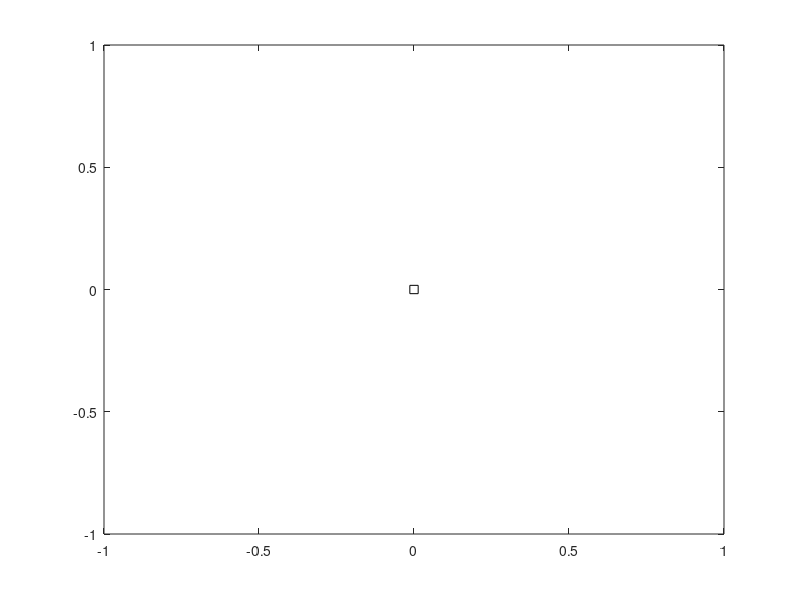

The MATLAB script that drew this image: (Note: this script raises an error after producing the figure.)
%Written by Lance M. Schaefer
%Written in March 2018

%This code simulates the motion of a double pendulum. It does this by
%numerically solving the equations of motion of a double pendulum. 
%You can solve these eqautions yourself either with the transport theorem
%or by formulating a Lagrangian and differentiating.
%The numerical integration technique is 4th order Runge-Kutta (RK4). 
%The user can input a number of different parameters to control the initial
%conditions of the system. These parameters include the initial angles, the
%initial angular velocities, the mass of each ball, the length of each rod,
%and the effective acceleration due to gravity. As this code runs, it will
%play through an animation of the motion as it actually plots each
%successive figure window. Once it is done running, it will save the
%animation to a .avi file titled DoublePendulum.avi. The user can further
%choose to replay a live animation at any number of frames per second 
%immeditaley once the code terminates

%A few things to note:
% 1) All angles are measured with respect to the vertical axis (i.e both
% the angle between the first rod and ball and the angle between the second
% rod and ball are measured with respect to the vertical axis)
% 2) The coordinate system obeys the right-hand-rule.
% 3) The positve x-axis points to the right and the positive y-axis
% points upward
% 4) This code was written in MATLab version 2016a. If you try to run it in
% a newer version, some functionality may be outdated.
% 5) There is no dissipation of energy in this simulation.
% 6) Remember that RK4 is not perfect. For long-time solutions small errors
% accumulate; and, for crazy initial conditions (typically ones with large 
% initial angular veclocities), you may see divergent solutions with
% infinities popping up


%Do not try to enter values directly in the code; instead, run the code and
%input values into the dialogue box.


%Beginning of code
clear; clc; close all

%initialize the dialogue box
prompt={'Enter the time interval in seconds. Enter it as a vector: ',...
    'Enter the smallest time increment in seconds: ',...
    'Enter the mass of ball 1 and 2 in kilograms. Enter them a as a vector: ',...
    'Enter the gravitational constant in m/s^2: ',...
    'Enter the length of each rod in meters. Enter them as a vector: ',...
    'Enter the initial angles between each rod and the vertical axis in radians. Enter them as a vector: ',...
    'Enter the initial angular velocities of each ball in m/s. Enter them as a vector: ',...
    'Enter the number of frames in the video as a whole number: ',...
    'Enter 1 to play an animation once the code terminates and save to a .avi file; or, enter 0 to just save to a .avi file: '};
dlg_title='Input Parameters';
defaultans={'[0 6]','0.01','[1 1]','9.81','[1 1]','[pi/4 pi]','[0 0]','30','0'};
parameters=inputdlg(prompt,dlg_title,1,defaultans);     

%define to what variables the entries in the dialogue box correspond
time_interval=str2num(parameters{1}); %in seconds
a=time_interval(1); %seconds
b=time_interval(2); %seconds
h=str2num(parameters{2}); %seconds

masses=str2num(parameters{3}); %in kg
m1=masses(1); %kg
m2=masses(2); %kg
g=str2num(parameters{4}); %m/s^2

lengths=str2num(parameters{5}); %in m
L1=lengths(1); %m
L2=lengths(2); %m

angles=str2num(parameters{6});
theta1=angles(1); %radians initial condition at t=0;
theta2=angles(2); %radians initial condition at t=0;

angular_freq=str2num(parameters{7});
omega1=angular_freq(1); %rad/s initial condition at t=0;
omega2=angular_freq(2); %rad/s initial condition at t=0;

%express the four equations of motion governing this double pendulum.

%eqn1
theta1_prime=@(t,theta1,omega1) omega1;

%eqn2
theta2_prime=@(t,theta2,omega2) omega2;

%eqn3
omega1_prime=@(t,theta1,theta2,omega1,omega2) (-g*(2*m1+m2)*sin(theta1)-m2*g*sin(theta1-2*theta2)-...
               2*sin(theta1-theta2)*m2*((omega2^2)*L2+(omega1^2)*L1*cos(theta1-theta2)))/...
               (L1*(2*m1+m2- m2*cos(2*theta1-2*theta2)));           

%eqn4           
omega2_prime=@(t,theta1,theta2,omega1,omega2) (2*sin(theta1-theta2)*((omega1^2)*L1*(m1 + m2)+...
              g*(m1+m2)*cos(theta1) + (omega2^2)*L2*m2*cos(theta1-theta2)))/...
                (L2*(2*m1 + m2-m2*cos(2*theta1-2*theta2)));        
      
            

%begin numerical integration via RK4
DivCheck=0;
inc=1;
for ii=a:h:b-h
    
    time_int(inc)=ii;
    
    %eqn1: solve for theta1 by incrementing time and theta1
    k1=double(theta1_prime(ii,theta1(inc),omega1(inc)));
    k2=double(theta1_prime(ii+h/2,theta1(inc)+((1/2)*(k1*h)),omega1(inc)));
    k3=double(theta1_prime(ii+h/2,theta1(inc)+((1/2)*(k2*h)),omega1(inc)));
    k4=double(theta1_prime(ii+h,theta1(inc)+k3*h,omega1(inc)));
    theta1(inc+1)=theta1(inc)+(1/6)*(k1+2*k2+2*k3+k4)*h;
    clear k1 k2 k3 k4
    
    %eqn2: solve for theta2 by incrementing time and theta2
    k1=double(theta2_prime(ii,theta2(inc),omega2(inc)));
    k2=double(theta2_prime(ii+h/2,theta2(inc)+((1/2)*(k1*h)),omega2(inc)));
    k3=double(theta2_prime(ii+h/2,theta2(inc)+((1/2)*(k2*h)),omega2(inc)));
    k4=double(theta2_prime(ii+h,theta2(inc)+k3*h,omega2(inc)));
    theta2(inc+1)=theta2(inc)+(1/6)*(k1+2*k2+2*k3+k4)*h;
    clear k1 k2 k3 k4
    
    %eqn3: solve for omega1 by incrementing time and omega1
    k1=double(omega1_prime(ii,theta1(inc),theta2(inc),omega1(inc),omega2(inc)));
    k2=double(omega1_prime(ii+h/2,theta1(inc),theta2(inc),omega1(inc)+((1/2)*(k1*h)),omega2(inc)));
    k3=double(omega1_prime(ii+h/2,theta1(inc),theta2(inc),omega1(inc)+((1/2)*(k2*h)),omega2(inc)));
    k4=double(omega1_prime(ii+h,theta1(inc),theta2(inc),omega1(inc)+k3*h,omega2(inc)));
    omega1(inc+1)=omega1(inc)+(1/6)*(k1+2*k2+2*k3+k4)*h;
    clear k1 k2 k3 k4
    
    %eqn4: solve for omega2 by incrementing time and omega2
    k1=double(omega2_prime(ii,theta1(inc),theta2(inc),omega1(inc),omega2(inc)));
    k2=double(omega2_prime(ii+h/2,theta1(inc),theta2(inc),omega1(inc),omega2(inc)+((1/2)*(k1*h))));
    k3=double(omega2_prime(ii+h/2,theta1(inc),theta2(inc),omega1(inc),omega2(inc)+((1/2)*(k2*h))));
    k4=double(omega2_prime(ii+h,theta1(inc),theta2(inc),omega1(inc),omega2(inc)+k3*h));
    omega2(inc+1)=omega2(inc)+(1/6)*(k1+2*k2+2*k3+k4)*h;
    clear k1 k2 k3 k4
    
    inc=inc+1;
end
time_int(inc)=b; %add the last time step to the time vector so it matches the other vectors in length

%position of mass 1:
x1=L1.*sin(theta1);
y1=-L1.*cos(theta1);

%position of mass 2:
x2=x1+L2.*sin(theta2);
y2=y1-L2.*cos(theta2);


%lines between origin (0,0) and mass 1, and between mass 1 and mass 2:
m1=(y1-0)./(x1-0); %slope of all the lines between the origin and ball 1
m2=(y2-y1)./(x2-x1); %slope of all the lines between the ball 1 and ball 2

sidelim=(L1+L2)*1.1; %limit the size of the figure window to 1.1 times the mass length of both rods fully extended

figure(1) %initialize the figure window
F(length(x1)) = struct('cdata',[],'colormap',[]); %setup storage for each figure's snapshot
for ii=1:length(x1)
    p0=plot(0,0,'ks'); %plot the anchor point
    p0.MarkerFaceColor='k';
    p0.MarkerSize=9;
    hold on
    p1=plot(x1(ii),y1(ii),'bo'); %plot ball 1
    p1.MarkerFaceColor='b';
    p1.MarkerSize=10;
    p2=plot(x2(ii),y2(ii),'ro'); %plot ball 2
    p2.MarkerFaceColor='r';
    p2.MarkerSize=10;
    xline1=linspace(0,x1(ii),2); %two x-coords., 
    yline1=m1(ii).*xline1; %two y-coords.
    xline2=linspace(x1(ii),x2(ii),2);
    if m2(ii)>10^14 || m2(ii)<-10^14 %ensure that we don't have a massive slope for a near veritcle rod 2 orientation
        yline2(1)=yline1(2);
        yline2(2)=yline1(2)+L2;
    else
        yintercept=y2(ii)-m2(ii)*x2(ii);
        yline2=m2(ii).*(xline2)+yintercept;
    end
    p3=plot(xline1,yline1,'k-'); %plot rod 1
    p3.LineWidth=1.5;
    p4=plot(xline2,yline2,'k-'); %plot rod 2
    p4.LineWidth=1.5;
    xlim([-sidelim, sidelim]);
    ylim([-sidelim, sidelim]);
    grid on
    xlabel('meters')
    ylabel('meters')
    title(sprintf('theta1=%4.4f degrees, theta2=%4.4f degrees\n omega1=%4.4f rad/s, omega2=%4.4f rad/s',...
         theta1(ii)*180/pi,theta2(ii)*180/pi,omega1(ii),omega2(ii)))
    hold off %make sure to turn the hold off otherwise each successive figure will save the previous position's orientation
    F(ii)=getframe(gcf); %save the figure window to store as a frame in the video
    if theta1(ii)>10^20 || theta2(ii)>10^20
        warndlg('Solution is divergent, simulation terminated','Divergence')
        DivCheck=1;
        break;
    end
        
end

if DivCheck==0 %only if the solution doesn't diverge finish the code
    %write to an .avi file
    v=VideoWriter('DoublePendulum.avi'); %write to a video file
    open(v)
    writeVideo(v,F)
    close(v)

    %if the user wanted to play an imediate animation, play it
    check1=str2num(parameters{9});
    if check1==1
        fps=str2num(parameters{8}); %frames per second
        axes('Position',[0 0 1 1]);
        movie(F,1,fps) %play the movie once
    end
end
